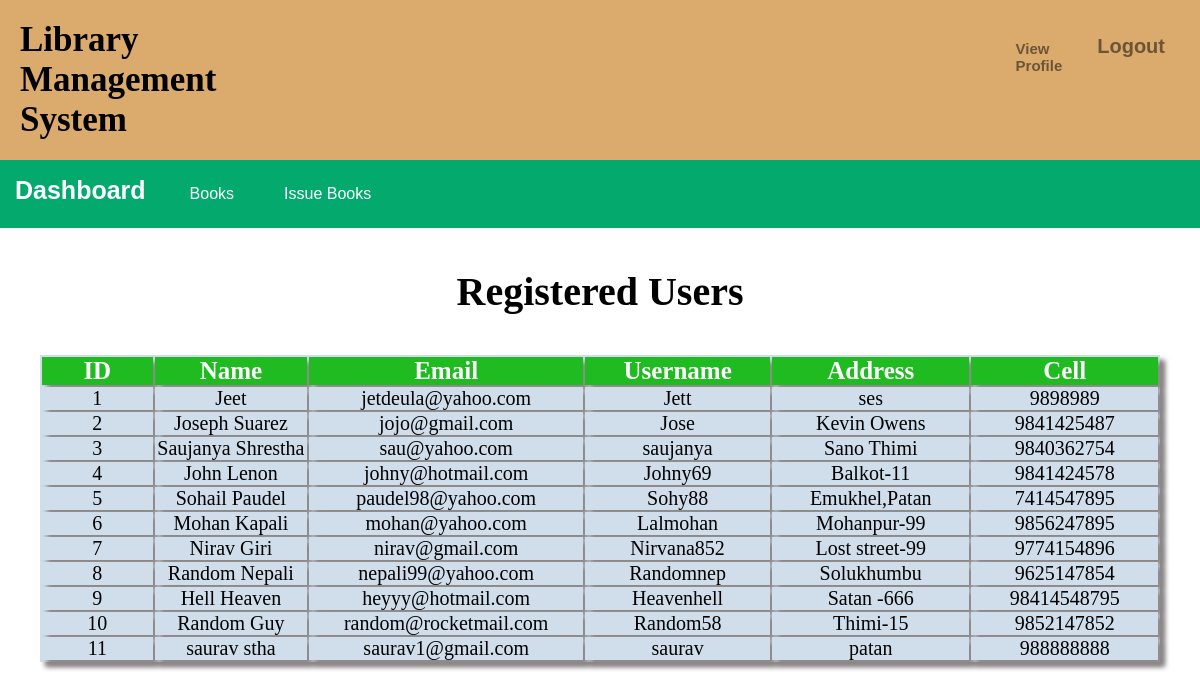
The app's page /admin/registeruser.php with its own data.
### tables this page shows
CREATE TABLE `users` (
  `ID` int(255) NOT NULL,
  `Name` varchar(255) NOT NULL,
  `Email` varchar(255) NOT NULL,
  `Username` varchar(255) NOT NULL,
  `Password` varchar(255) NOT NULL,
  `Cell` varchar(255) NOT NULL,
  `Address` varchar(255) NOT NULL
);

### admin/registeruser.php (the view, shortened to what this page needs)
<?php
     $connection = mysqli_connect("localhost","root","");
     $query = "select * from users";
?>
<!DOCTYPE html>
<html lang="en">
<head>
    <link rel="stylesheet" href="../style.css">
</head>
<body>
    <div class="navigation-bar">
        <div class="nav-container">
         <h1><a href="adminprofile.php">Library Management System</a></h1>
         <div class="profile-logout">
            <h3 class="view-profile" style="margin: 20px;font-family: arial;"><a href="adminviewprofile.php">View Profile</a></h3>
            <li class="logout-btn"><a href="../logout.php">Logout</a></li>
         </div>
        </div>
    </div>
    <div class="second-nav-bar">
        <div class="container">
            <h3 style="display: inline-block;font-size: 25px;color: rgb(254, 254, 254);margin: 15px;">Dashboard</h3>
            <div class="dropdown">
                <button class="dropbtn">Books</button>
        </div>
    </div>
    <div class="second-nav-bar">
        <div class="container">
            <div class="dropdown">
                <button class="dropbtn">Issue Books</button>
            </div>
        </div>
    </div>
  </div>
    <h2 class="h2-register-header" >Registered Users</h2>
    <table>
        <thead>
          <tr>
             <th>ID</th>
             <th>Name</th>
             <th>Email</th>
             <th>Username</th>
             <th>Address</th>
             <th>Cell</th>
          </tr>
        </thead>
        <?php
             $query_run = mysqli_query($connection,$query);
             while($row = mysqli_fetch_assoc($query_run))
             {
                $id = $row['ID'];
                $name = $row['Name'];
                $email = $row['Email'];
                $username = $row['Username'];
                $address = $row['Address'];
                $cell = $row['Cell'];
                ?>
        <tr>
            <td><?php echo $id;?></td>
            <td><?php echo $name;?></td>
            <td><?php echo $email;?></td>
            <td><?php echo $username;?></td>
            <td><?php echo $address;?></td>
            <td><?php echo $cell;?></td>
        </tr>
        <?php
             }
            ?>
    </table>
</body>
</html>

### style.css (style rules this page uses)
* { margin: 0px; padding: 0px; box-sizing: border-box; }
h1 { font-size: 35px; cursor: pointer; font-family: verdana; }
h2 { font-size: 40px; font-family: arial; font-weight: 900; text-align: center; }
h3 { font-size: 15px; font-family: arial; }
a { text-decoration: none; color: black; }
li { list-style: none; }
.h2-register-header { margin-top: 40px; font-family: Calibri; }
.dropbtn { background-color: #04AA6D; color: white; padding: 25px; font-size: 16px; border: none; }
.dropdown { position: relative; display: inline-block; }
.second-nav-bar { background-color:#04AA6D; display: flex; flex-direction: row }
.navigation-bar { background-color: rgb(219, 171, 109); padding: 20px; }
.nav-container { display: flex; justify-content: space-between; }
.profile-logout { display: flex; justify-content: space-between; margin-left: 43em; opacity: 0.5; }
.logout-btn { font-size: 20px; font-weight: 600; font-family: arial; margin: 15px; cursor: pointer; }
table,th,td { width: 70rem; text-align: center; font-size: 20px; font-family: calibri; margin: 40px auto; box-shadow: 5px 5px 5px rgb(139, 134, 134); background-color: rgb(208, 221, 234); }
th { font-size: 25px; color:white; background-color: rgb(32, 187, 32); }

### records on screen
users: ID "1", Name "Jeet", Email "jetdeula@yahoo.com", Username "Jett", Address "ses", Cell "9898989"
users: ID "2", Name "Joseph Suarez", Email "jojo@gmail.com", Username "Jose", Address "Kevin Owens", Cell "9841425487"
users: ID "3", Name "Saujanya Shrestha", Email "sau@yahoo.com", Username "saujanya", Address "Sano Thimi", Cell "9840362754"
users: ID "4", Name "John Lenon", Email "johny@hotmail.com", Username "Johny69", Address "Balkot-11", Cell "9841424578"
users: ID "5", Name "Sohail Paudel", Email "paudel98@yahoo.com", Username "Sohy88", Address "Emukhel,Patan", Cell "7414547895"
users: ID "6", Name "Mohan Kapali", Email "mohan@yahoo.com", Username "Lalmohan", Address "Mohanpur-99", Cell "9856247895"
users: ID "7", Name "Nirav Giri", Email "nirav@gmail.com", Username "Nirvana852", Address "Lost street-99", Cell "9774154896"
users: ID "8", Name "Random Nepali", Email "nepali99@yahoo.com", Username "Randomnep", Address "Solukhumbu", Cell "9625147854"
users: ID "9", Name "Hell Heaven", Email "heyyy@hotmail.com", Username "Heavenhell", Address "Satan -666", Cell "98414548795"
users: ID "10", Name "Random Guy", Email "random@rocketmail.com", Username "Random58", Address "Thimi-15", Cell "9852147852"
users: ID "11", Name "saurav stha", Email "saurav1@gmail.com", Username "saurav", Address "patan", Cell "988888888"
